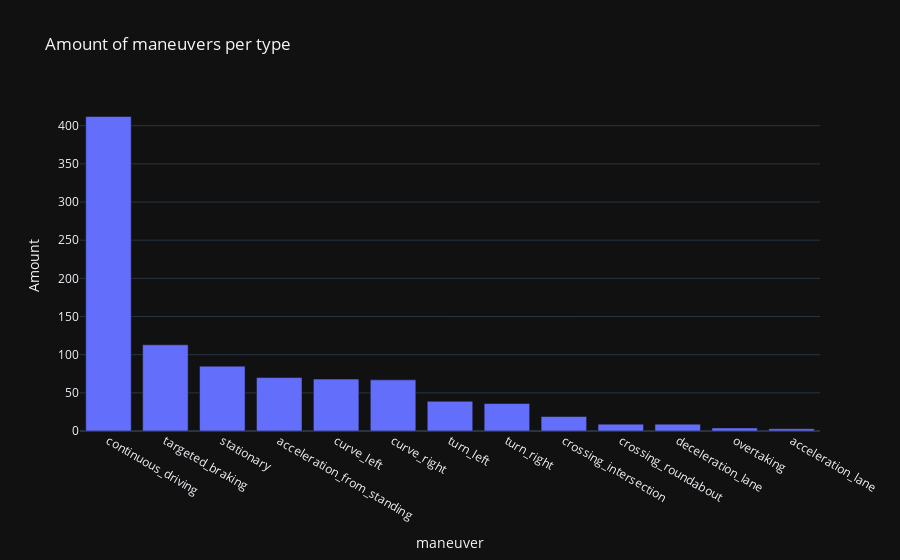

Notebook code cell kept with this figure:
### Markdown cell above
## Exploring the amount of recorded maneuver types

To examine how many individual driving maneuvers were recorded per maneuver type, the following plot can be considered. It turns out that some maneuvers, such as overtaking or crossing an intersection, occurred in too few cases overall. Therefore these maneuvers should be excluded. However, since the direct removal of corresponding time points would lead to breaks in the time series and thus additionally unnatural transitions from the remaining maneuvers to each other would arise, this is done only at a later point, after the execution of windowing.

### Code cell
unique_maneuvers = df.drop_duplicates(subset=['maneuverID','maneuverType'])['maneuverType'].value_counts()

fig = px.bar(x=unique_maneuvers.index, y=unique_maneuvers.values,
            title='Amount of maneuvers per type')

fig.update_xaxes(title_text='maneuver')
fig.update_yaxes(title_text='Amount')
fig.show()

### Figure 1 — Plotly figure (JSON) as saved in the notebook; plotly's stock layout.template omitted (floating-point values rounded to 4 significant figures)
{"data": [{"alignmentgroup": "True", "hovertemplate": "x=%{x}<br>y=%{y}<extra></extra>", "legendgroup": "", "marker": {"color": "#636efa", "pattern": {"shape": ""}}, "name": "", "offsetgroup": "", "orientation": "v", "showlegend": false, "textposition": "auto", "x": ["continuous_driving", "targeted_braking", "stationary", "acceleration_from_standing", "curve_left", "curve_right", "turn_left", "turn_right", "crossing_intersection", "crossing_roundabout", "deceleration_lane", "overtaking", "acceleration_lane"], "xaxis": "x", "y": [412, 113, 85, 70, 68, 67, 39, 36, 19, 9, 9, 4, 3], "yaxis": "y", "type": "bar"}], "layout": {"xaxis": {"anchor": "y", "domain": [0.0, 1.0], "title": {"text": "maneuver"}}, "yaxis": {"anchor": "x", "domain": [0.0, 1.0], "title": {"text": "Amount"}}, "legend": {"tracegroupgap": 0}, "title": {"text": "Amount of maneuvers per type"}, "barmode": "relative"}}
